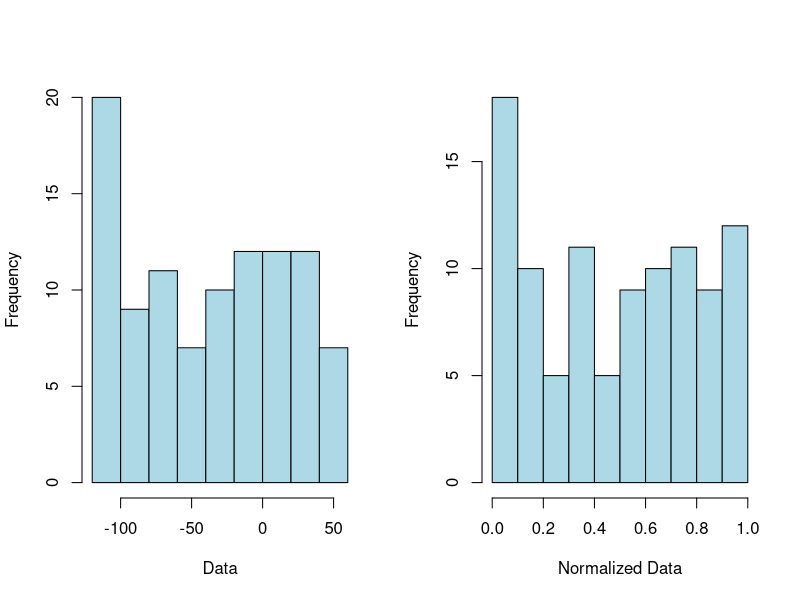
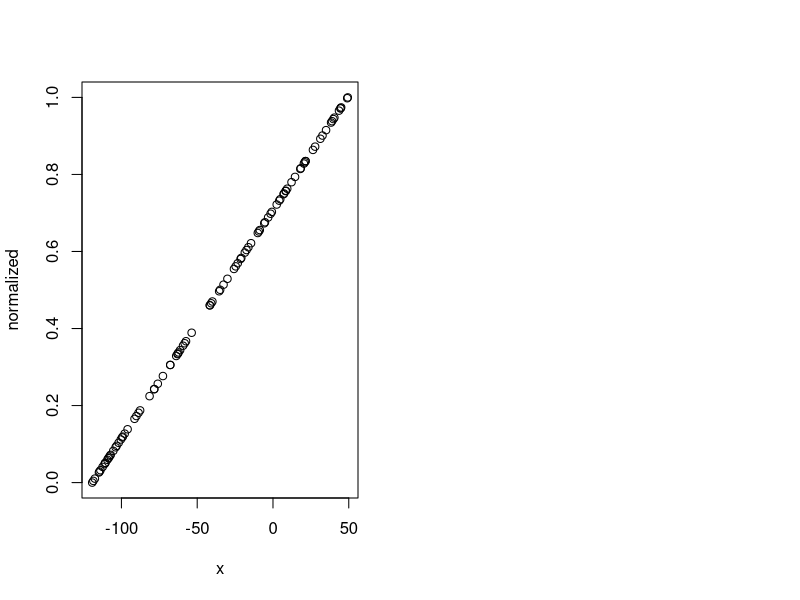

The R script that drew these images, in order:
x <- rbind(rnorm(100, mean= 60, sd =2), 130)
x <- runif(n = 100, min=-120, max=50)
  #c(1,3,2,5,50,600,40)

normalized <- (x - min(x))/(max(x)-min(x))


# Histogram of example data and normalized data
par(mfrow=c(1,2))
hist(x,          breaks=10, xlab="Data",            col="lightblue", main="")
hist(normalized, breaks=10, xlab="Normalized Data", col="lightblue", main="")
plot(x, normalized)
